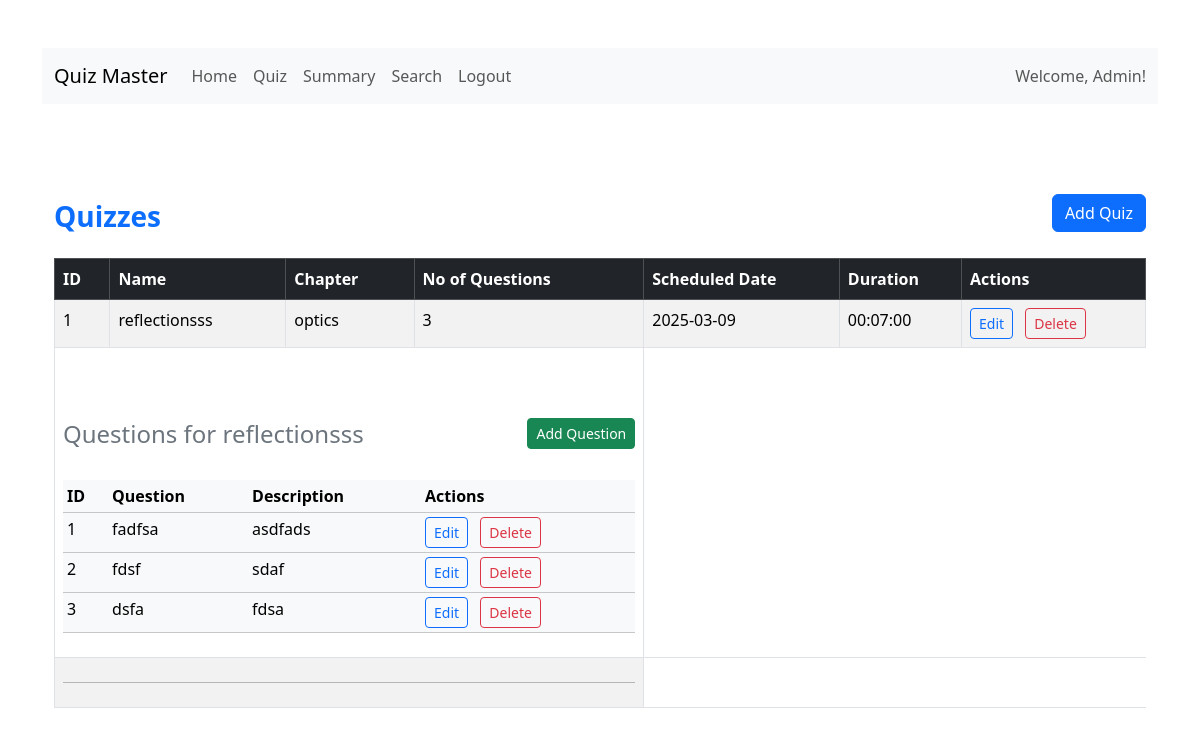
/dashboard/admin/quizmanagement, run on an earlier commit of the app's database.
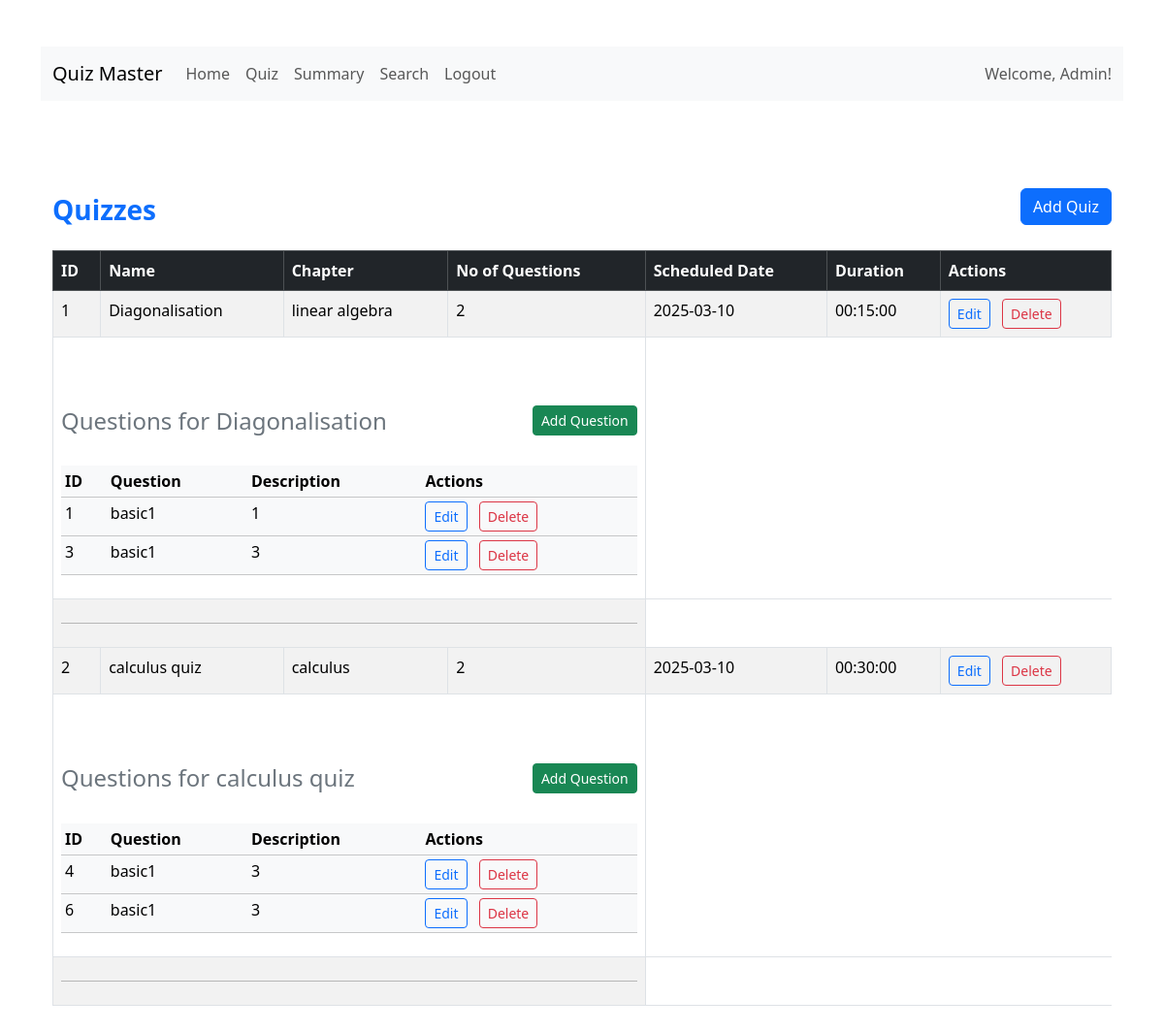
And on a later commit of the database.
### models/quiz.py (models this page shows)
class Quiz(db.Model):
    id = db.Column(db.Integer, primary_key=True)
    chapter_id = db.Column(db.Integer, db.ForeignKey('chapter.id'), nullable=False)
    quizdate = db.Column(db.Date)
    quizduration = db.Column(db.Time)
    quizname=db.Column(db.String(150), nullable=False,unique=True)
    questions = db.relationship('Question', backref='quiz', cascade="all, delete-orphan", lazy=True)
    scores = db.relationship('Score', backref='quiz', cascade="all, delete-orphan", lazy=True)
    @hybrid_property
    def noofquestions(self):
        return len(self.questions)

### models/chapter.py (models this page shows)
class Chapter(db.Model):
    id = db.Column(db.Integer, primary_key=True)
    name = db.Column(db.String(150), nullable=False,unique=True)
    description = db.Column(db.Text)
    subject_id = db.Column(db.Integer, db.ForeignKey('subject.id'), nullable=False)
    quizzes = db.relationship('Quiz', backref='chapter', cascade="all, delete-orphan", lazy=True)

### models/question.py (models this page shows)
class Question(db.Model):
    id = db.Column(db.Integer, primary_key=True)
    quizid = db.Column(db.Integer, db.ForeignKey('quiz.id'), nullable=False)
    questionstatement = db.Column(db.Text, nullable=False)
    questiontitle=db.Column(db.String(150), nullable=False)
    option1 = db.Column(db.String(200))
    option2 = db.Column(db.String(200))
    option3 = db.Column(db.String(200))
    option4 = db.Column(db.String(200))
    correctoption = db.Column(db.String(200))

### app.py (the view)
@app.route("/dashboard/admin/quizmanagement")
def quizmanagement():
    return render_template("quizmanagement.html", quizzes=Quiz.query.all())

### templates/quizmanagement.html (shortened to what this page needs)
{% extends "base.html" %}
{% block content %}
<nav class="navbar navbar-expand-lg navbar-light bg-light">
    <div class="container-fluid">
      <a class="navbar-brand" href="{{url_for('path',role='admin',id=1)}}">Quiz Master</a>
      <div class="collapse navbar-collapse" id="navbarSupportedContent">
        <ul class="navbar-nav me-auto mb-2 mb-lg-0">
            <li class="nav-item">
                <a class="nav-link" href="{{url_for('path',role='admin',id=1)}}">Home</a>
              </li>
          <li class="nav-item">
            <a class="nav-link" href="{{url_for('quizmanagement')}}">Quiz</a>
          </li>
          <li class="nav-item">
            <a class="nav-link" href="{{url_for('adminsummary')}}">Summary</a>
        </li>
          <li class="nav-item">
            <a class="nav-link" href="{{url_for('adminsearch')}}">Search</a>
          </li>
          <li class="nav-item">
            <a class="nav-link" href="{{url_for('logout')}}">Logout</a>
          </li>
        </ul>
            <span class="navbar-text ms-auto">
             Welcome, Admin!
            </span>
      </div>
    </div>
  </nav>
<div class="container my-5">
    <div class="card-header d-flex justify-content-between align-items-center">
    <h3 class="mt-5 mb-4 text-primary fw-bold">Quizzes</h3>
    <button type="button" onclick="location.href='{{ url_for('addquiz') }}'" class="btn btn-primary mt-3">Add Quiz</button>
    </div>
    <div class="table-responsive">
        <table class="table table-striped table-hover table-bordered">
            <thead class="table-dark">
                <tr>
                    <th scope="col">ID</th>
                    <th scope="col">Name</th>
                    <th scope="col">Chapter</th>
                    <th scope="col">No of Questions</th>
                    <th scope="col">Scheduled Date</th>
                    <th scope="col">Duration</th>
                    <th scope="col">Actions</th>
                </tr>
            </thead>
            {% for quiz in quizzes %}
            <tbody class="mb-4">
                <tr>
                    <td>{{ quiz.id }}</td>
                    <td>{{ quiz.quizname }}</td>
                    <td>{{ quiz.chapter.name }}</td>
                    <td>{{ quiz.noofquestions }}</td>
                    <td>{{ quiz.quizdate }}</td>
                    <td>{{ quiz.quizduration }}</td>
                    <td>
                        <button type="button" onclick="location.href='{{ url_for('editquiz', id=quiz.id) }}'" class="btn btn-outline-primary btn-sm me-2">Edit</button>
                        <button type="button" onclick="location.href='{{ url_for('deletequiz', id=quiz.id) }}'" class="btn btn-outline-danger btn-sm">Delete</button>
                    </td>
                </tr>
                <tr>
                    <td colspan="4">
                        <div class="d-flex justify-content-between align-items-center mt-5 mb-4">
                        <h4 class="mt-3 text-secondary">Questions for {{ quiz.quizname }}</h4>
                        <button type="button" onclick="location.href='{{ url_for('addquestion', quizid=quiz.id) }}'" class="btn btn-success btn-sm mt-2">Add Question</button>
                        </div>
                        <div class="table-responsive">
                            <table class="table table-light table-sm">
                                <thead>
                                    <tr>
                                        <th scope="col">ID</th>
                                        <th scope="col">Question</th>
                                        <th scope="col">Description</th>
                                        <th scope="col">Actions</th>
                                    </tr>
                                </thead>
                                <tbody>
                                    {% for question in quiz.questions %}
                                    {% if question is not none %}
                                    <tr>
                                        <td>{{ question.id }}</td>
                                        <td>{{ question.questiontitle }}</td>
                                        <td>{{ question.questionstatement }}</td>
                                        <td>
                                            <button type="button" onclick="location.href='{{ url_for('editquestion', id=question.id) }}'" class="btn btn-outline-primary btn-sm me-2">Edit</button>
                                            <button type="button" onclick="location.href='{{ url_for('deletequestion', id=question.id) }}'" class="btn btn-outline-danger btn-sm">Delete</button>
                                        </td>
                                    </tr>
                                    {% endif %}
                                    {% endfor %}
                                </tbody>
                            </table>
                        </div>
                    </td>
                </tr>
                <tr>
                    <td colspan="4"><hr class="my-3"></td>
                </tr>
            </tbody>
            {% endfor %}
        </table>
    </div>
</div>
{% endblock %}

### templates/base.html (shortened to what this page needs)
<!DOCTYPE html>
<html lang="en">
    <head>
        <link href="https://cdn.jsdelivr.net/npm/bootstrap@5.3.3/dist/css/bootstrap.min.css" rel="stylesheet">
    </head>
<body>
    <div class="container mt-5">
        {% block content %}
        {% endblock %}
    </div>
</body>
</html>

What changed in the data, as far as the page shows it:
removed Question: id "2", questiontitle "fdsf", questionstatement "sdaf", shown under Quiz id 1
changed Quiz id 1: quizname "reflectionsss" → "Diagonalisation"; chapter.name "optics" → "linear algebra"; noofquestions "3" → "2"; quizdate "2025-03-09" → "2025-03-10"; quizduration "00:07:00" → "00:15:00"
changed Question id 1: questiontitle "fadfsa" → "basic1"; questionstatement "asdfads" → "1"
changed Question id 3: questiontitle "dsfa" → "basic1"; questionstatement "fdsa" → "3"
added Quiz: id "2", quizname "calculus quiz", chapter.name "calculus", noofquestions "2", quizdate "2025-03-10", quizduration "00:30:00"
added Question: id "4", questiontitle "basic1", questionstatement "3", shown under "2"
added Question: id "6", questiontitle "basic1", questionstatement "3", shown under "2"
